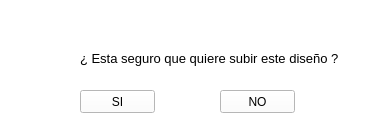
<?xml version="1.0" encoding="UTF-8"?>
<ui version="4.0">
 <class>ADVERTENCIA</class>
 <widget class="QWidget" name="ADVERTENCIA">
  <property name="geometry">
   <rect>
    <x>0</x>
    <y>0</y>
    <width>374</width>
    <height>138</height>
   </rect>
  </property>
  <property name="windowTitle">
   <string>Form</string>
  </property>
  <property name="styleSheet">
   <string notr="true">background-color:white;</string>
  </property>
  <widget class="QPushButton" name="pushButton">
   <property name="geometry">
    <rect>
     <x>80</x>
     <y>90</y>
     <width>75</width>
     <height>23</height>
    </rect>
   </property>
   <property name="text">
    <string>SI</string>
   </property>
  </widget>
  <widget class="QPushButton" name="pushButton_2">
   <property name="geometry">
    <rect>
     <x>220</x>
     <y>90</y>
     <width>75</width>
     <height>23</height>
    </rect>
   </property>
   <property name="text">
    <string>NO</string>
   </property>
  </widget>
  <widget class="QLabel" name="label">
   <property name="geometry">
    <rect>
     <x>80</x>
     <y>50</y>
     <width>261</width>
     <height>16</height>
    </rect>
   </property>
   <property name="font">
    <font>
     <pointsize>10</pointsize>
    </font>
   </property>
   <property name="text">
    <string>¿ Esta seguro que quiere subir este diseño ?</string>
   </property>
  </widget>
  <widget class="QLabel" name="label_2">
   <property name="geometry">
    <rect>
     <x>30</x>
     <y>40</y>
     <width>41</width>
     <height>41</height>
    </rect>
   </property>
   <property name="text">
    <string/>
   </property>
   <property name="pixmap">
    <pixmap>../images/advertencia.png</pixmap>
   </property>
  </widget>
 </widget>
 <resources/>
 <connections/>
</ui>
